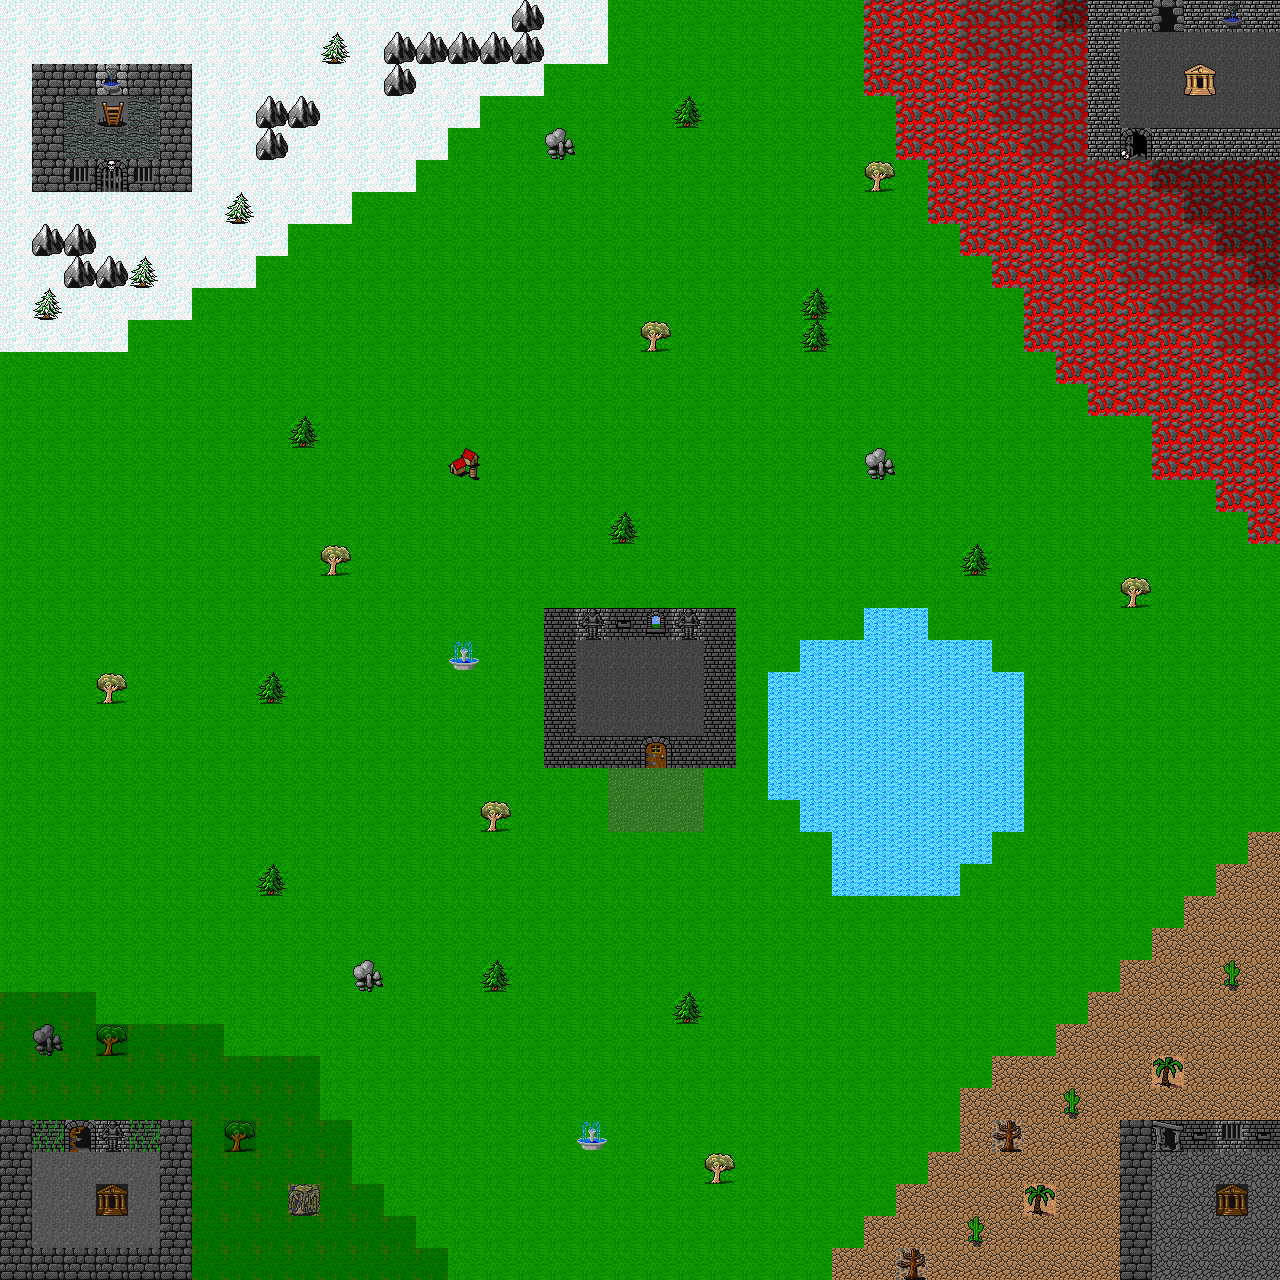

Below is a game level as drawn by its tile map, then a one-line description and the .tmx that defines it (tile-layer data replaced by summaries):
An orthogonal 40x40 tile map with 32x32 px tiles, 1 tile layer (Слой тайлов 1) and 44 objects (37x solid, 4x Enemy, Player).

<map version="1.0" orientation="orthogonal" renderorder="right-down" width="40" height="40" tilewidth="32" tileheight="32" nextobjectid="49">
 <tileset firstgid="1" name="map" tilewidth="32" tileheight="32" tilecount="483" columns="23">
  <image source="map.png" trans="ffff00" width="736" height="672" />
 </tileset>
 <layer name="Слой тайлов 1" width="40" height="40">
  <data>[1600 cells, 1600 non-empty, 48 distinct tile ids]</data>
 </layer>
 <objectgroup name="collision">
  <object id="3" name="solid" x="-4" y="1277" width="1289" height="8" />
  <object id="4" x="275" y="1282" />
  <object id="5" name="solid" x="-0.5" y="-1" width="1289" height="1" />
  <object id="6" name="solid" x="-208.5" y="7" width="215" height="1269" />
  <object id="7" name="solid" x="1279.59" y="1290.51" width="1289" height="8" rotation="-90.319" />
  <object id="8" name="solid" x="0.502995" y="1119.54" width="62.9904" height="30.9957" rotation="0.0405849" />
  <object id="9" name="solid" x="0.502995" y="1119.54" width="62.9904" height="30.9957" rotation="0.0405849" />
  <object id="10" name="solid" x="95.5" y="1121" width="95" height="29" />
  <object id="11" name="solid" x="-2.5" y="1151" width="35" height="126" />
  <object id="12" name="solid" x="160.5" y="1151" width="31" height="123" />
  <object id="13" name="solid" x="31.5" y="1247" width="129" height="8" />
  <object id="14" name="solid" x="383.5" y="37" width="159" height="21" />
  <object id="15" name="solid" x="39.5" y="224" width="56" height="30" />
  <object id="16" name="solid" x="41.5" y="64" width="149" height="29" />
  <object id="17" name="solid" x="65.5" y="256" width="63" height="31" />
  <object id="18" name="solid" x="1089.5" y="23" width="208" height="8" />
  <object id="19" name="solid" x="1156.5" y="130" width="138" height="29" />
  <object id="20" name="solid" x="1091.5" y="6" width="25" height="153" />
  <object id="21" name="solid" x="41.5" y="160" width="52" height="30" />
  <object id="22" name="solid" x="160.5" y="95" width="30" height="95" />
  <object id="23" name="solid" x="129.5" y="159" width="31" height="31" />
  <object id="24" name="solid" x="40.5" y="96" width="23" height="64" />
  <object id="25" name="solid" x="1118.5" y="1121" width="29" height="157" />
  <object id="26" name="solid" x="1187.5" y="1122" width="94" height="29" />
  <object id="27" name="solid" x="544.5" y="610" width="190" height="29" />
  <object id="28" name="solid" x="543.5" y="641" width="32" height="126" />
  <object id="29" name="solid" x="576.5" y="737" width="59" height="29" />
  <object id="30" name="solid" x="705.5" y="641" width="30" height="124" />
  <object id="31" name="solid" x="674.5" y="737" width="32" height="28" />
  <object id="32" name="solid" x="767.5" y="673" width="256" height="125" />
  <object id="33" name="solid" x="831.5" y="642" width="159" height="221" />
  <object id="34" name="solid" x="833.5" y="863" width="125" height="32" />
  <object id="35" name="solid" x="800.5" y="641" width="58" height="30" />
  <object id="36" name="solid" x="863.5" y="607" width="62" height="33" />
  <object id="37" name="solid" x="256.5" y="97" width="33" height="61" />
  <object id="38" name="solid" x="383.5" y="65" width="29" height="29" />
  <object id="39" name="solid" x="291.5" y="97" width="29" height="29" />
  <object id="40" name="solid" x="511.5" y="0" width="30" height="35" />
  <object id="41" name="Player" x="622" y="661" width="32" height="32" />
  <object id="42" x="682" y="863" />
  <object id="43" name="Enemy" x="96" y="130" width="32" height="32" />
  <object id="46" name="Enemy" x="68" y="1186" width="32" height="32" />
  <object id="47" name="Enemy" x="1184" y="1220" width="32" height="32" />
  <object id="48" name="Enemy" x="1146" y="63" width="32" height="32" />
 </objectgroup>
</map>
